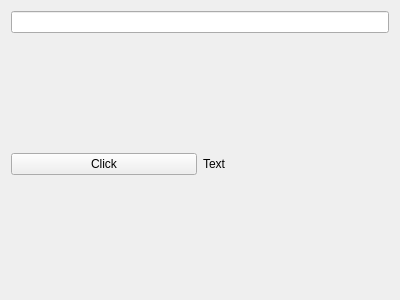
<?xml version="1.0" encoding="UTF-8"?>
<!--
  Output from the Qt Designer
  PyQt6 Course for Beginners - Parwiz Forogh (https://youtu.be/ot94H3-d5d8?t=2892)
  Detailed notes: https://tinyurl.com/y5db3c5c

  Related to:
    - qlineedit_gen.py

  Concepts Introduced:
    - Using Designer with line edit controls (QLineEdit)

-->
<ui version="4.0">
 <class>Form</class>
 <widget class="QWidget" name="Form">
  <property name="geometry">
   <rect>
    <x>0</x>
    <y>0</y>
    <width>400</width>
    <height>300</height>
   </rect>
  </property>
  <property name="windowTitle">
   <string>Form</string>
  </property>
  <layout class="QVBoxLayout" name="verticalLayout_2">
   <item>
    <layout class="QVBoxLayout" name="verticalLayout">
     <item>
      <widget class="QLineEdit" name="lineEdit"/>
     </item>
     <item>
      <layout class="QHBoxLayout" name="horizontalLayout">
       <item>
        <widget class="QPushButton" name="pushButton">
         <property name="text">
          <string>Click</string>
         </property>
        </widget>
       </item>
       <item>
        <widget class="QLabel" name="label">
         <property name="text">
          <string>Text</string>
         </property>
        </widget>
       </item>
      </layout>
     </item>
    </layout>
   </item>
  </layout>
 </widget>
 <resources/>
 <connections/>
</ui>
